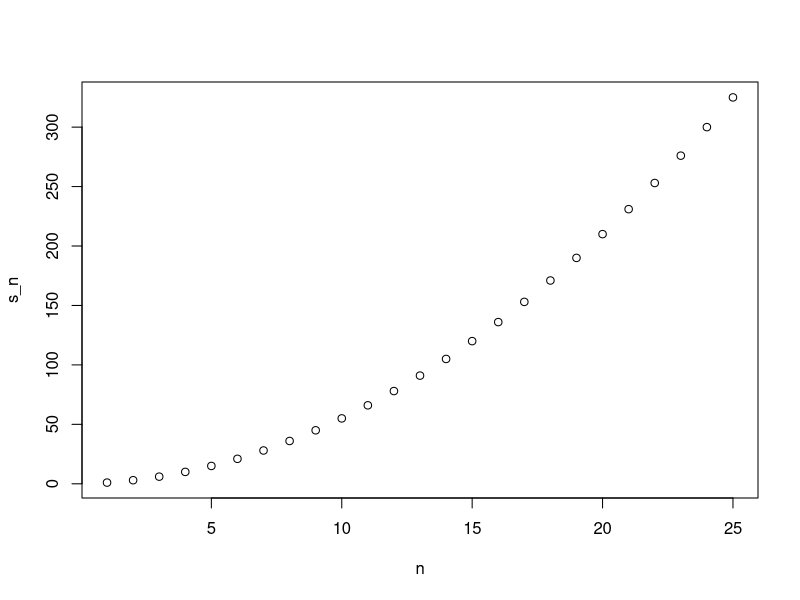
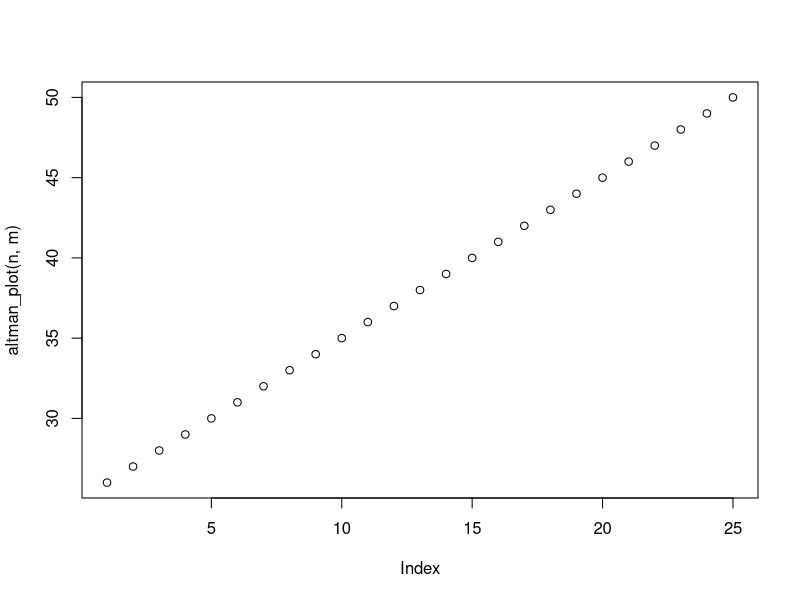
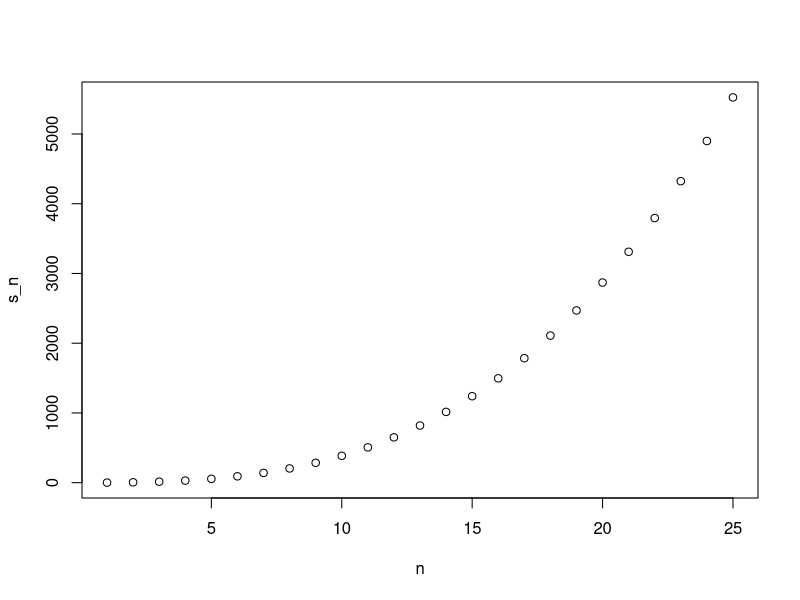

Write the R code that produced these figures, in order.
## ---- chunk 1
a<-0
if(a!=0){print(1/a)}else{print("No reciprocal for 0")}
## ---- chunk 2
library(dslabs)
data(murders)
murder_rate<-murders$total/murders$population*100000
## ---- chunk 3
ind<- which.min(murder_rate)
if(murder_rate[ind]<0.5){print(murders$state[ind])}else{print("No state has murder rate that low")}
## ---- chunk 4
ind<- which.min(murder_rate)
if(murder_rate[ind]<0.25){print(murders$state[ind])}else{print("No state has murder rate that low")}
## ---- chunk 5
a <- 0
ifelse(a > 0, 1/a, NA)
#> [1] NA
## ---- chunk 6
a <- c(0, 1, 2, -4, 5)
result <- ifelse(a > 0, 1/a, NA)
result
## ---- chunk 7
data(na_example)
no_nas <- ifelse(is.na(na_example), 0, na_example) 
sum(is.na(no_nas))
#> [1] 0
## ---- chunk 8
z <- c(TRUE, TRUE, FALSE)
any(z)
all(z)
## ---- chunk 9
avg <- function(x){
  s <- sum(x)
  n <- length(x)
  s/n
}
## ---- chunk 10
x <- 1:100
identical(mean(x), avg(x))
## ---- chunk 11
s <- 3
avg(1:10)
s
## ---- chunk 12
my_function <- function(VARIABLE_NAME){
  #perform operations on VARIABLE_NAME and calculate VALUE
  VALUE
}
## ---- chunk 13
avg <- function(x, arithmetic = TRUE){
  n <- length(x)
  ifelse(arithmetic, sum(x)/n, prod(x)^(1/n))
}
## ---- chunk 14
"The following objects are masked from ‘package:stats’:

    filter, lag

The following objects are masked from ‘package:base’:

    intersect, setdiff, setequal, union"
## ---- chunk 15
search()
## ---- chunk 16
"stats::filter"
## ---- chunk 17
"dplyr::filter"
## ---- chunk 18
compute_s_n<-function(n){
  x<-1:n
  sum(x)
}

## ---- chunk 19
for(i in 1:5){
  print(i)
}
## ---- chunk 20
m <- 25
s_n <- vector(length = m) # create an empty vector
for(n in 1:m){
  s_n[n] <- compute_s_n(n)
}
## ---- chunk 21
n<-1:m
plot(n,s_n)
## ---- chunk 22
x <- 1:10
sqrt(x)

y<-1:10
x*y
## ---- chunk 23
n<-1:25
compute_s_n(n)
## ---- chunk 24
x <- 1:10
sapply(x, sqrt)
## ---- chunk 25
n<-1:25
s_n<-sapply(n,compute_s_n)
## ---- chunk 26
x <- c(1,2,-3,4)

if(all(x>0)){
  print("All Postives")
} else{
  print("Not all positives")
}
## ---- chunk 27
x<-c(FALSE,FALSE,TRUE)
all(!x)
"answer is d. all(!x)"

## ---- chunk 28
ind<-murders$state
new_names<-ifelse(nchar(ind)>8,murders$abb,print("n/a"))
new_names
## ---- chunk 29
sum_n<-function(n){x<-1:n
sum(x)
}
sum_n(5000)
## ---- chunk 30
altman_plot<- function(x,y){
  m= abs(x-y)
  n= x+y
}
plot(altman_plot(n,m))
## ---- chunk 31
x <- 3
my_func <- function(y){
  x <- 5
  y+5
}
x
## ---- chunk 32
compute_s_n<- function(n){
  x<-1:n
  sum(x*x)
}
compute_s_n(10)
## ---- chunk 33
s_n <- vector("numeric", 25) #(length=25)
for(n in 1:25){
  s_n[n] <- compute_s_n(n)
}
s_n
## ---- chunk 34
n<-1:25
sapply(n,compute_s_n)
## ---- chunk 35
library(purrr)
n<-1:25
map_dbl(n,compute_s_n)

## ---- chunk 36
n<-1:25
plot(n,s_n)
